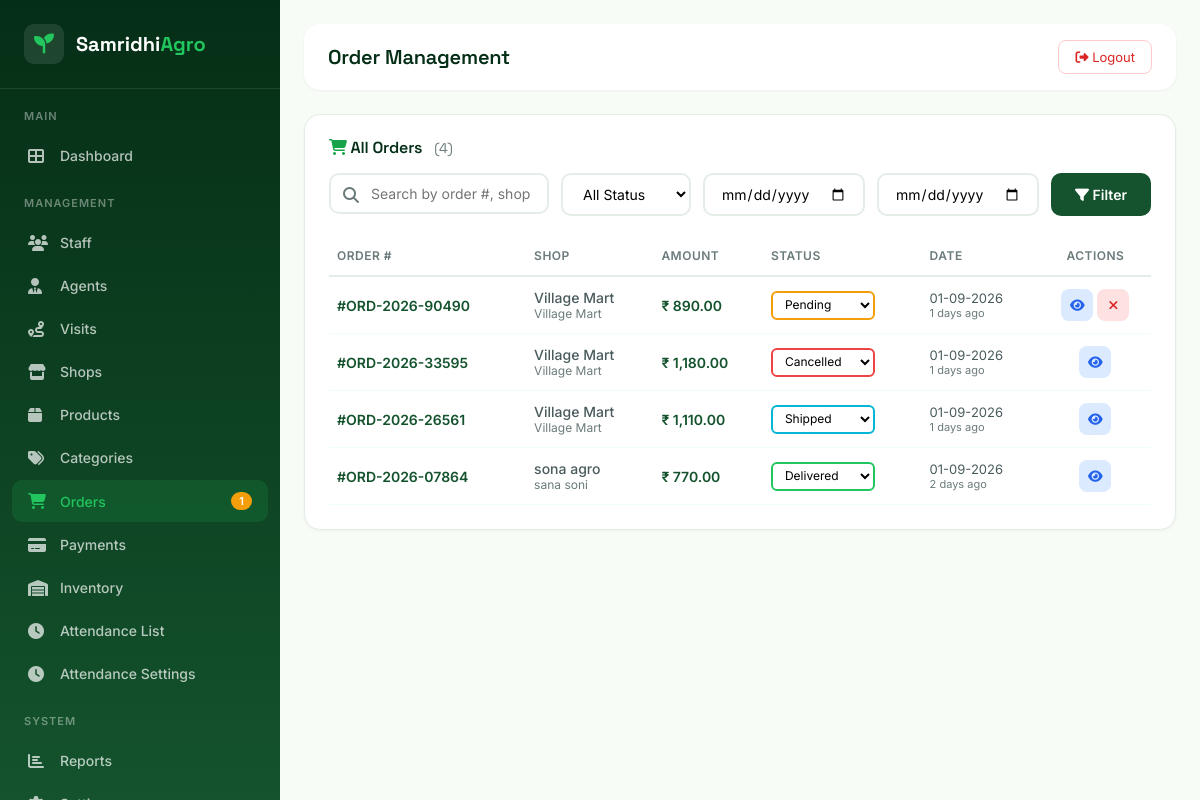
The app's page /admin/orders.php (signed in) with its own data.
### tables this page shows
CREATE TABLE `orders` (
  `id` int(11) NOT NULL,
  `order_number` varchar(50) NOT NULL,
  `shop_id` int(11) NOT NULL,
  `agent_id` int(11) DEFAULT NULL,
  `order_date` datetime NOT NULL DEFAULT current_timestamp(),
  `subtotal` decimal(10,2) NOT NULL DEFAULT 0.00,
  `tax` decimal(10,2) NOT NULL DEFAULT 0.00,
  `discount` decimal(10,2) NOT NULL DEFAULT 0.00,
  `total_amount` decimal(10,2) NOT NULL DEFAULT 0.00,
  `total_paid_amount` decimal(10,2) NOT NULL DEFAULT 0.00,
  `remaining_payment` decimal(10,2) NOT NULL DEFAULT 0.00,
  `status` enum('pending','confirmed','processing','shipped','delivered','cancelled','returned') NOT NULL DEFAULT 'pending',
  `payment_status` enum('pending','paid','failed','refunded') NOT NULL DEFAULT 'pending',
  `payment_collected_by_agent` tinyint(1) NOT NULL DEFAULT 0,
  `agent_payment_status` enum('pending','collected','submitted_to_admin','admin_confirmed') DEFAULT 'pending',
  `agent_payment_date` datetime DEFAULT NULL,
  `admin_confirm_date` datetime DEFAULT NULL,
  `payment_method` varchar(50) DEFAULT NULL,
  `payment_collected_by` enum('agent','admin') DEFAULT NULL,
  `payment_collected_by_id` int(11) DEFAULT NULL,
  `payment_collected_date` datetime DEFAULT NULL,
  `shipping_address` text NOT NULL,
  `shipping_city` varchar(50) DEFAULT NULL,
  `shipping_state` varchar(50) DEFAULT NULL,
  `shipping_pincode` varchar(10) DEFAULT NULL,
  `delivery_notes` text DEFAULT NULL,
  `created_by` int(11) DEFAULT NULL,
  `approved_by` int(11) DEFAULT NULL,
  `approved_at` datetime DEFAULT NULL,
  `created_at` datetime NOT NULL DEFAULT current_timestamp(),
  `updated_at` datetime NOT NULL DEFAULT current_timestamp() ON UPDATE current_timestamp()
);

CREATE TABLE `shops` (
  `id` int(11) NOT NULL,
  `user_id` int(11) NOT NULL,
  `shop_code` varchar(50) NOT NULL,
  `shop_name` varchar(100) NOT NULL,
  `shop_type` enum('retail','wholesale','both') NOT NULL DEFAULT 'retail',
  `owner_name` varchar(100) DEFAULT NULL,
  `phone` varchar(20) DEFAULT NULL,
  `email` varchar(100) DEFAULT NULL,
  `address` text DEFAULT NULL,
  `city` varchar(50) DEFAULT NULL,
  `state` varchar(50) DEFAULT NULL,
  `pincode` varchar(10) DEFAULT NULL,
  `gst_number` varchar(50) DEFAULT NULL,
  `establishment_year` int(4) DEFAULT NULL,
  `shop_category` varchar(50) NOT NULL DEFAULT 'grocery',
  `delivery_available` tinyint(1) NOT NULL DEFAULT 0,
  `working_hours_start` time DEFAULT NULL,
  `working_hours_end` time DEFAULT NULL,
  `weekend_days` varchar(100) DEFAULT NULL,
  `shop_image` varchar(255) DEFAULT NULL,
  `agent_id` int(11) DEFAULT NULL,
  `status` enum('pending','approved','rejected','suspended') NOT NULL DEFAULT 'pending',
  `approved_by` int(11) DEFAULT NULL,
  `approved_at` datetime DEFAULT NULL,
  `latitude` decimal(10,8) DEFAULT NULL,
  `longitude` decimal(11,8) DEFAULT NULL,
  `created_at` datetime NOT NULL DEFAULT current_timestamp(),
  `updated_at` datetime NOT NULL DEFAULT current_timestamp() ON UPDATE current_timestamp()
);

CREATE TABLE `users` (
  `id` int(11) NOT NULL,
  `username` varchar(50) NOT NULL,
  `email` varchar(100) NOT NULL,
  `password_hash` varchar(255) NOT NULL,
  `full_name` varchar(100) NOT NULL,
  `phone` varchar(20) DEFAULT NULL,
  `avatar` varchar(255) DEFAULT NULL,
  `role` enum('admin','staff','agent','shop') NOT NULL DEFAULT 'staff',
  `status` enum('active','inactive','suspended') NOT NULL DEFAULT 'active',
  `last_login` datetime DEFAULT NULL,
  `last_ip` varchar(45) DEFAULT NULL,
  `created_at` datetime NOT NULL DEFAULT current_timestamp(),
  `updated_at` datetime NOT NULL DEFAULT current_timestamp() ON UPDATE current_timestamp()
);

### admin/orders.php (the view, shortened to what the rows shown need)
<?php
require_once '../includes/admin_header.php';
$db = getDB();
$search = $_GET['search'] ?? '';
$status = $_GET['status'] ?? 'all';
$dateFrom = $_GET['date_from'] ?? '';
$dateTo = $_GET['date_to'] ?? '';
$page = max(1, (int)($_GET['page'] ?? 1));
$perPage = PAGINATION_DEFAULT_LIMIT;
$offset = getPaginationOffset($page, $perPage);
$whereConditions = [];
$params = [];
$whereClause = !empty($whereConditions) ? 'WHERE ' . implode(' AND ', $whereConditions) : '';
$sql = "SELECT o.*,
        s.shop_name, s.shop_code,
        u.full_name as shop_owner,
        u2.full_name as approved_by_name
        FROM orders o
        LEFT JOIN shops s ON o.shop_id = s.id
        LEFT JOIN users u ON s.user_id = u.id
        LEFT JOIN users u2 ON o.approved_by = u2.id
        $whereClause
        ORDER BY o.created_at DESC
        LIMIT ? OFFSET ?";
$queryParams = array_merge($params, [$perPage, $offset]);
$orderList = $db->fetchAll($sql, $queryParams);
$csrfToken = generateCsrfToken();
?>
<div class="content-card">
    <div class="table-wrapper">
        <table class="table-custom">
            <thead>
                <tr>
                    <th>Order #</th>
                    <th>Shop</th>
                    <th>Amount</th>
                    <?php if (hasPermission('order.update')): ?>
                        <th>Status</th>
                    <?php endif; ?>
                    <th>Date</th>
                    <th style="text-align: center;">Actions</th>
                </tr>
            </thead>
            <tbody>
                <?php if (empty($orderList)): ?>
                    <tr>
                        <td colspan="6" style="text-align: center; padding: 40px; color: #6B7A7B;">
                            <i class="fas fa-inbox" style="font-size: 32px; display: block; margin-bottom: 12px; color: #D1D5DB;"></i>
                            No orders found
                            <?php if (!empty($search) || $status !== 'all' || !empty($dateFrom) || !empty($dateTo)): ?>
                                <br><span style="font-size: 13px;">Try adjusting your search or filters</span>
                            <?php endif; ?>
                        </td>
                    </tr>
                <?php else: ?>
                    <?php foreach ($orderList as $order): ?>
                        <tr>
                            <td>
                                <a href="order-view.php?id=<?php echo $order['id']; ?>" style="font-weight: 600; color: #14532D; text-decoration: none;">
                                    #<?php echo escapeHtml($order['order_number']); ?>
                                </a>
                            </td>
                            <td>
                                <div>
                                    <div style="font-weight: 500;"><?php echo escapeHtml($order['shop_name'] ?? 'N/A'); ?></div>
                                    <div style="font-size: 12px; color: #6B7A7B;"><?php echo escapeHtml($order['shop_owner'] ?? ''); ?></div>
                                </div>
                            </td>
                            <td>
                                <span class="order-amount">₹ <?php echo number_format($order['total_amount'], 2); ?></span>
                            </td>
                            <?php if (hasPermission('order.update')): ?>
                                <td>
                                    <form method="POST" action="" style="display: inline;">
                                        <select name="status" class="status-dropdown" onchange="this.form.submit()" style="border-color: <?php
                                                                                                                                            echo match ($order['status']) {
                                                                                                                                                'pending' => '#F59E0B',
                                                                                                                                                'confirmed' => '#3B82F6',
                                                                                                                                                'processing' => '#8B5CF6',
                                                                                                                                                'shipped' => '#06B6D4',
                                                                                                                                                'delivered' => '#22C55E',
                                                                                                                                                'cancelled' => '#EF4444',
                                                                                                                                                'returned' => '#F59E0B',
                                                                                                                                                default => '#6B7280'
                                                                                                                                            };
                                                                                                                                            ?>;">
                                            <?php foreach (ORDER_STATUSES as $key => $label): ?>
                                                <option value="<?php echo $key; ?>" <?php echo $order['status'] === $key ? 'selected' : ''; ?>>
                                                    <?php echo $label; ?>
                                                </option>
                                            <?php endforeach; ?>
                                        </select>
                                    </form>
                                </td>
                            <?php endif; ?>
                            <td>
                                <div style="font-size: 13px;"><?php echo formatDate($order['created_at']); ?></div>
                                <div style="font-size: 11px; color: #6B7A7B;"><?php echo timeAgo($order['created_at']); ?></div>
                            </td>
                            <td style="text-align: center;">
                                <div style="display: flex; gap: 4px; justify-content: center;">
                                    <a href="order-view.php?id=<?php echo $order['id']; ?>"
                                        class="btn-action btn-view"
                                        title="View Order">
                                        <i class="fas fa-eye"></i>
                                    </a>
                                    <?php if (hasPermission('order.update')): ?>
                                        <?php if ($order['status'] === 'pending'): ?>
                                            <a href="orders.php?action=cancel&id=<?php echo $order['id']; ?>&csrf=<?php echo $csrfToken; ?>"
                                                class="btn-action btn-cancel"
                                                title="Cancel Order"
                                                onclick="return confirm('Are you sure you want to cancel this order?')">
                                                <i class="fas fa-times"></i>
                                            </a>
                                        <?php endif; ?>
                                    <?php endif; ?>
                                </div>
                            </td>
                        </tr>
                    <?php endforeach; ?>
                <?php endif; ?>
            </tbody>
        </table>
    </div>
</div>
<?php require_once '../includes/admin_footer.php'; ?>

### records on screen
orders: order_number "ORD-2026-90490", shop.shop_name "Village Mart", created_by.full_name "Village Mart", total_amount "890.00", status "Pending", created_at "01-09-2026", created_at "1 days ago"
orders: order_number "ORD-2026-33595", shop.shop_name "Village Mart", created_by.full_name "Village Mart", total_amount "1,180.00", status "Cancelled", created_at "01-09-2026", created_at "1 days ago"
orders: order_number "ORD-2026-26561", shop.shop_name "Village Mart", created_by.full_name "Village Mart", total_amount "1,110.00", status "Shipped", created_at "01-09-2026", created_at "1 days ago"
orders: order_number "ORD-2026-07864", shop.shop_name "sona agro", created_by.full_name "sana soni", total_amount "770.00", status "Delivered", created_at "01-09-2026", created_at "2 days ago"

### other values on screen
$pendingOrders "1"
escapeHtml($pageTitle) "Order Management"
$totalOrders "4"
